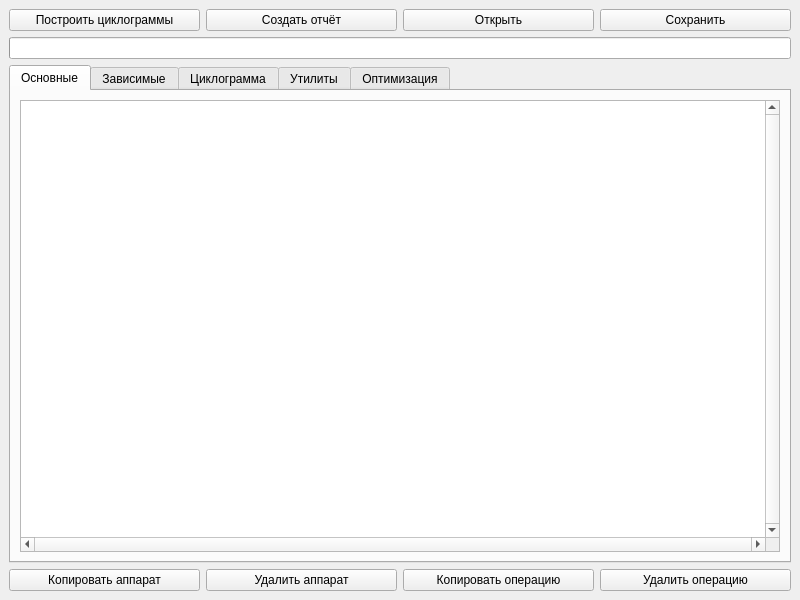
<?xml version="1.0" encoding="UTF-8"?>
<ui version="4.0">
 <class>MainWindow</class>
 <widget class="QMainWindow" name="MainWindow">
  <property name="enabled">
   <bool>true</bool>
  </property>
  <property name="geometry">
   <rect>
    <x>0</x>
    <y>0</y>
    <width>800</width>
    <height>600</height>
   </rect>
  </property>
  <property name="windowTitle">
   <string>MainWindow</string>
  </property>
  <widget class="QWidget" name="centralwidget">
   <layout class="QGridLayout" name="gridLayout">
    <item row="0" column="0">
     <widget class="QPushButton" name="pushButton_2">
      <property name="text">
       <string>Построить циклограммы</string>
      </property>
     </widget>
    </item>
    <item row="0" column="3">
     <widget class="QPushButton" name="saveButton">
      <property name="text">
       <string>Сохранить</string>
      </property>
     </widget>
    </item>
    <item row="1" column="0" colspan="4">
     <widget class="QProgressBar" name="progressBar">
      <property name="enabled">
       <bool>true</bool>
      </property>
      <property name="maximum">
       <number>8064</number>
      </property>
      <property name="value">
       <number>0</number>
      </property>
      <property name="textVisible">
       <bool>false</bool>
      </property>
      <property name="invertedAppearance">
       <bool>false</bool>
      </property>
     </widget>
    </item>
    <item row="0" column="1">
     <widget class="QPushButton" name="pushButton_8">
      <property name="text">
       <string>Создать отчёт</string>
      </property>
     </widget>
    </item>
    <item row="0" column="2">
     <widget class="QPushButton" name="pushButton">
      <property name="text">
       <string>Открыть</string>
      </property>
     </widget>
    </item>
    <item row="3" column="3">
     <widget class="QPushButton" name="pushButton_14">
      <property name="text">
       <string>Удалить операцию</string>
      </property>
     </widget>
    </item>
    <item row="2" column="0" colspan="4">
     <widget class="QTabWidget" name="tabWidget">
      <property name="currentIndex">
       <number>0</number>
      </property>
      <widget class="QWidget" name="tab">
       <attribute name="title">
        <string>Основные</string>
       </attribute>
       <layout class="QVBoxLayout" name="verticalLayout_2">
        <item>
         <widget class="QTableWidget" name="tableWidget">
          <property name="verticalScrollBarPolicy">
           <enum>Qt::ScrollBarAlwaysOn</enum>
          </property>
          <property name="horizontalScrollBarPolicy">
           <enum>Qt::ScrollBarAlwaysOn</enum>
          </property>
         </widget>
        </item>
       </layout>
      </widget>
      <widget class="QWidget" name="tab_2">
       <attribute name="title">
        <string>Зависимые</string>
       </attribute>
       <layout class="QVBoxLayout" name="verticalLayout_3">
        <item>
         <widget class="QTableWidget" name="tableWidget_2">
          <property name="verticalScrollBarPolicy">
           <enum>Qt::ScrollBarAlwaysOn</enum>
          </property>
          <property name="horizontalScrollBarPolicy">
           <enum>Qt::ScrollBarAlwaysOn</enum>
          </property>
         </widget>
        </item>
       </layout>
      </widget>
      <widget class="QWidget" name="tab_3">
       <property name="accessibleName">
        <string/>
       </property>
       <attribute name="title">
        <string>Циклограмма</string>
       </attribute>
       <layout class="QHBoxLayout" name="horizontalLayout">
        <item>
         <widget class="QGraphicsView" name="graphicsView">
          <property name="verticalScrollBarPolicy">
           <enum>Qt::ScrollBarAlwaysOn</enum>
          </property>
          <property name="horizontalScrollBarPolicy">
           <enum>Qt::ScrollBarAlwaysOn</enum>
          </property>
          <property name="alignment">
           <set>Qt::AlignLeading|Qt::AlignLeft|Qt::AlignTop</set>
          </property>
         </widget>
        </item>
       </layout>
      </widget>
      <widget class="QWidget" name="tab_4">
       <attribute name="title">
        <string>Утилиты</string>
       </attribute>
       <layout class="QGridLayout" name="gridLayout_2">
        <item row="1" column="0">
         <widget class="QLabel" name="label">
          <property name="text">
           <string>КВт</string>
          </property>
         </widget>
        </item>
        <item row="1" column="2">
         <widget class="QLineEdit" name="lineEdit">
          <property name="text">
           <string>400</string>
          </property>
         </widget>
        </item>
        <item row="0" column="0" colspan="4">
         <widget class="QGraphicsView" name="graphicsView_2">
          <property name="verticalScrollBarPolicy">
           <enum>Qt::ScrollBarAlwaysOn</enum>
          </property>
          <property name="horizontalScrollBarPolicy">
           <enum>Qt::ScrollBarAlwaysOn</enum>
          </property>
          <property name="alignment">
           <set>Qt::AlignLeading|Qt::AlignLeft|Qt::AlignTop</set>
          </property>
         </widget>
        </item>
        <item row="1" column="1">
         <widget class="QLabel" name="label_2">
          <property name="text">
           <string>Потребление: Электричество</string>
          </property>
         </widget>
        </item>
        <item row="2" column="0">
         <widget class="QPushButton" name="pushButton_3">
          <property name="text">
           <string>Пар</string>
          </property>
         </widget>
        </item>
        <item row="2" column="1">
         <widget class="QPushButton" name="pushButton_4">
          <property name="text">
           <string>Гор. вода</string>
          </property>
         </widget>
        </item>
        <item row="3" column="0">
         <widget class="QPushButton" name="pushButton_5">
          <property name="text">
           <string>Хол. вода</string>
          </property>
         </widget>
        </item>
        <item row="3" column="1">
         <widget class="QPushButton" name="pushButton_6">
          <property name="text">
           <string>Электричество</string>
          </property>
         </widget>
        </item>
        <item row="1" column="3">
         <widget class="QLineEdit" name="lineEdit_2">
          <property name="text">
           <string>10</string>
          </property>
         </widget>
        </item>
        <item row="2" column="2">
         <widget class="QLabel" name="label_3">
          <property name="text">
           <string>Максимальное значение</string>
          </property>
         </widget>
        </item>
        <item row="2" column="3">
         <widget class="QLabel" name="label_4">
          <property name="text">
           <string>Цена делений</string>
          </property>
         </widget>
        </item>
        <item row="3" column="3">
         <widget class="QPushButton" name="pushButton_7">
          <property name="text">
           <string>Применить</string>
          </property>
         </widget>
        </item>
       </layout>
      </widget>
      <widget class="QWidget" name="tab_5">
       <attribute name="title">
        <string>Оптимизация</string>
       </attribute>
       <widget class="QLabel" name="label_6">
        <property name="geometry">
         <rect>
          <x>10</x>
          <y>80</y>
          <width>362</width>
          <height>25</height>
         </rect>
        </property>
        <property name="font">
         <font>
          <pointsize>16</pointsize>
         </font>
        </property>
        <property name="text">
         <string>Максимальное Время сдвига вперёд:</string>
        </property>
       </widget>
       <widget class="QComboBox" name="comboBox">
        <property name="geometry">
         <rect>
          <x>10</x>
          <y>50</y>
          <width>261</width>
          <height>20</height>
         </rect>
        </property>
       </widget>
       <widget class="QPushButton" name="pushButton_9">
        <property name="geometry">
         <rect>
          <x>40</x>
          <y>160</y>
          <width>91</width>
          <height>31</height>
         </rect>
        </property>
        <property name="text">
         <string>Запуск</string>
        </property>
       </widget>
       <widget class="QLabel" name="label_7">
        <property name="geometry">
         <rect>
          <x>10</x>
          <y>420</y>
          <width>401</width>
          <height>25</height>
         </rect>
        </property>
        <property name="font">
         <font>
          <pointsize>16</pointsize>
         </font>
        </property>
        <property name="text">
         <string>Максимальный пик: ...</string>
        </property>
       </widget>
       <widget class="QLabel" name="label_5">
        <property name="geometry">
         <rect>
          <x>9</x>
          <y>9</y>
          <width>111</width>
          <height>33</height>
         </rect>
        </property>
        <property name="font">
         <font>
          <pointsize>20</pointsize>
         </font>
        </property>
        <property name="text">
         <string>Утилита:</string>
        </property>
       </widget>
       <widget class="QTimeEdit" name="timeEdit">
        <property name="geometry">
         <rect>
          <x>180</x>
          <y>120</y>
          <width>80</width>
          <height>31</height>
         </rect>
        </property>
        <property name="font">
         <font>
          <pointsize>16</pointsize>
         </font>
        </property>
       </widget>
       <widget class="QLabel" name="label_8">
        <property name="geometry">
         <rect>
          <x>20</x>
          <y>110</y>
          <width>23</width>
          <height>16</height>
         </rect>
        </property>
        <property name="font">
         <font>
          <pointsize>10</pointsize>
         </font>
        </property>
        <property name="text">
         <string>Дни</string>
        </property>
       </widget>
       <widget class="QSpinBox" name="spinBox">
        <property name="geometry">
         <rect>
          <x>60</x>
          <y>120</y>
          <width>51</width>
          <height>31</height>
         </rect>
        </property>
        <property name="font">
         <font>
          <pointsize>16</pointsize>
         </font>
        </property>
       </widget>
       <widget class="QProgressBar" name="progressBar_2">
        <property name="geometry">
         <rect>
          <x>10</x>
          <y>460</y>
          <width>741</width>
          <height>23</height>
         </rect>
        </property>
        <property name="value">
         <number>0</number>
        </property>
       </widget>
       <widget class="QPushButton" name="pushButton_10">
        <property name="geometry">
         <rect>
          <x>170</x>
          <y>160</y>
          <width>91</width>
          <height>31</height>
         </rect>
        </property>
        <property name="text">
         <string>Стоп</string>
        </property>
       </widget>
       <widget class="QRadioButton" name="radioButton">
        <property name="geometry">
         <rect>
          <x>30</x>
          <y>210</y>
          <width>91</width>
          <height>21</height>
         </rect>
        </property>
        <property name="font">
         <font>
          <pointsize>12</pointsize>
         </font>
        </property>
        <property name="text">
         <string>Перебор</string>
        </property>
       </widget>
       <widget class="QRadioButton" name="radioButton_2">
        <property name="geometry">
         <rect>
          <x>160</x>
          <y>210</y>
          <width>91</width>
          <height>21</height>
         </rect>
        </property>
        <property name="font">
         <font>
          <pointsize>12</pointsize>
         </font>
        </property>
        <property name="text">
         <string>IWO</string>
        </property>
       </widget>
       <widget class="QGroupBox" name="groupBox">
        <property name="geometry">
         <rect>
          <x>380</x>
          <y>20</y>
          <width>183</width>
          <height>411</height>
         </rect>
        </property>
        <property name="title">
         <string>Настройки IWO</string>
        </property>
        <layout class="QVBoxLayout" name="verticalLayout">
         <item>
          <widget class="QLabel" name="label_9">
           <property name="font">
            <font>
             <pointsize>10</pointsize>
            </font>
           </property>
           <property name="text">
            <string>Количество популяций</string>
           </property>
          </widget>
         </item>
         <item>
          <widget class="QSpinBox" name="spinBox_2">
           <property name="minimum">
            <number>1</number>
           </property>
           <property name="maximum">
            <number>10000</number>
           </property>
          </widget>
         </item>
         <item>
          <widget class="QLabel" name="label_10">
           <property name="font">
            <font>
             <pointsize>10</pointsize>
            </font>
           </property>
           <property name="text">
            <string>Начальная популяция</string>
           </property>
          </widget>
         </item>
         <item>
          <widget class="QSpinBox" name="spinBox_3">
           <property name="minimum">
            <number>10</number>
           </property>
           <property name="maximum">
            <number>10000</number>
           </property>
          </widget>
         </item>
         <item>
          <widget class="QLabel" name="label_11">
           <property name="font">
            <font>
             <pointsize>10</pointsize>
            </font>
           </property>
           <property name="text">
            <string>Максимальная популяция</string>
           </property>
          </widget>
         </item>
         <item>
          <widget class="QSpinBox" name="spinBox_4">
           <property name="minimum">
            <number>10</number>
           </property>
           <property name="maximum">
            <number>10000</number>
           </property>
          </widget>
         </item>
         <item>
          <widget class="QLabel" name="label_12">
           <property name="font">
            <font>
             <pointsize>10</pointsize>
            </font>
           </property>
           <property name="text">
            <string>Минимальное число семян</string>
           </property>
          </widget>
         </item>
         <item>
          <widget class="QSpinBox" name="spinBox_5">
           <property name="minimum">
            <number>1</number>
           </property>
           <property name="maximum">
            <number>100</number>
           </property>
          </widget>
         </item>
         <item>
          <widget class="QLabel" name="label_13">
           <property name="font">
            <font>
             <pointsize>10</pointsize>
            </font>
           </property>
           <property name="text">
            <string>Максимальное число семян</string>
           </property>
          </widget>
         </item>
         <item>
          <widget class="QSpinBox" name="spinBox_6">
           <property name="minimum">
            <number>1</number>
           </property>
           <property name="maximum">
            <number>100</number>
           </property>
          </widget>
         </item>
         <item>
          <widget class="QLabel" name="label_15">
           <property name="font">
            <font>
             <pointsize>10</pointsize>
            </font>
           </property>
           <property name="text">
            <string>Максимальное разброс</string>
           </property>
          </widget>
         </item>
         <item>
          <widget class="QSpinBox" name="spinBox_7">
           <property name="minimum">
            <number>5</number>
           </property>
           <property name="maximum">
            <number>10000</number>
           </property>
          </widget>
         </item>
         <item>
          <widget class="QLabel" name="label_16">
           <property name="font">
            <font>
             <pointsize>10</pointsize>
            </font>
           </property>
           <property name="text">
            <string>Минимальный разброс</string>
           </property>
          </widget>
         </item>
         <item>
          <widget class="QSpinBox" name="spinBox_8">
           <property name="minimum">
            <number>5</number>
           </property>
           <property name="maximum">
            <number>10000</number>
           </property>
          </widget>
         </item>
         <item>
          <widget class="QLabel" name="label_14">
           <property name="font">
            <font>
             <pointsize>10</pointsize>
            </font>
           </property>
           <property name="text">
            <string>m</string>
           </property>
          </widget>
         </item>
         <item>
          <widget class="QSpinBox" name="spinBox_9">
           <property name="minimum">
            <number>1</number>
           </property>
           <property name="maximum">
            <number>10000</number>
           </property>
          </widget>
         </item>
        </layout>
       </widget>
      </widget>
     </widget>
    </item>
    <item row="3" column="2">
     <widget class="QPushButton" name="pushButton_13">
      <property name="text">
       <string>Копировать операцию</string>
      </property>
     </widget>
    </item>
    <item row="3" column="1">
     <widget class="QPushButton" name="pushButton_12">
      <property name="text">
       <string>Удалить аппарат</string>
      </property>
     </widget>
    </item>
    <item row="3" column="0">
     <widget class="QPushButton" name="pushButton_11">
      <property name="text">
       <string>Копировать аппарат</string>
      </property>
     </widget>
    </item>
   </layout>
  </widget>
 </widget>
 <resources/>
 <connections/>
</ui>
